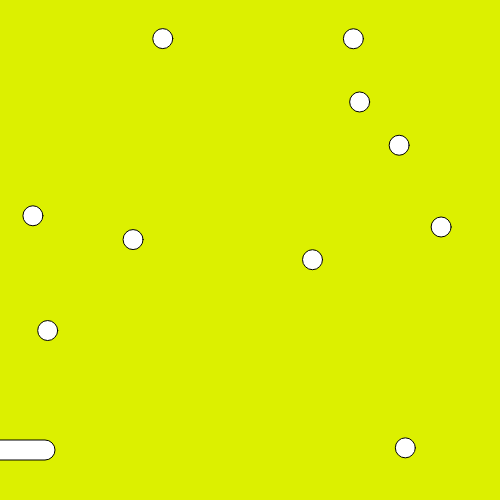
Frame 1 (no input)
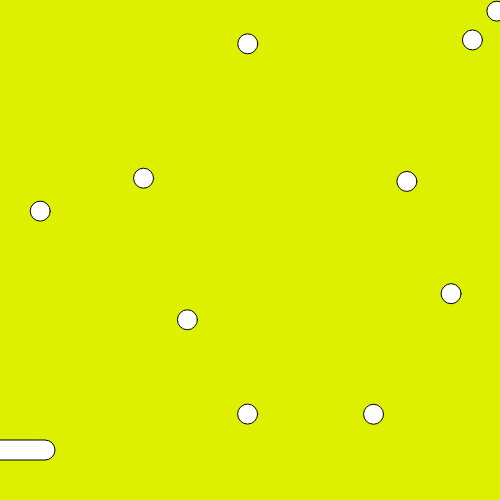
Frame 60 (no input)
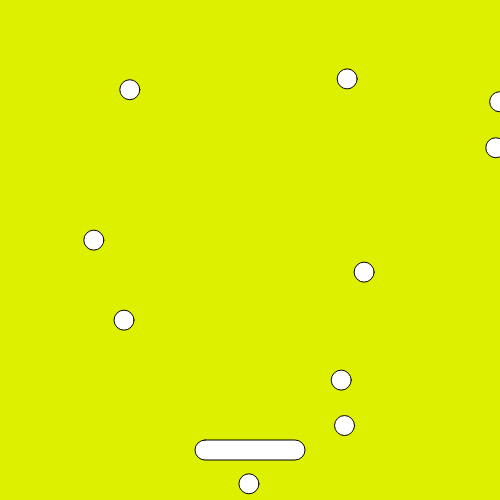
Frame 120 (the mouse pressed at the canvas centre since frame 60)

The p5.js sketch that drew these frames (run headless with seeded random() and noise() and a simulated clock; from frame 60 on, the mouse is pressed at the canvas centre):

// p5.js sketch
// ── sketch.js
var score = 0;
var x = [];
var y = [];
var xSpeed = [];
var ySpeed = [];


function setup() {
  createCanvas(500, 500);
  rectMode(CENTER);
  for(var i = 0; i < 10; i++) {
      x[i] = random(width);
      y[i] = random(height);
      xSpeed[i] = random(-5,5);
      ySpeed[i] = random(-5,5);
  }
}

function draw() {
    background(220, 240, 0);
    rect(mouseX, height - 50, 110, 20, 10);
    //ellipse(x[i], y[i], 20, 20);
    for(var i = 0; i < 10; i++) {
        x[i] += xSpeed[i];
        y[i] += ySpeed[i];
        ellipse(x[i], y[i], 20, 20);
        
        if(y[i] < 0){
            ySpeed[i] *= -1;
        }
        if(x[i] < 0){
            xSpeed[i] *= -1;
        }
        if(x[i] > 500){
            xSpeed[i] *= -1;
        }
        if(y[i] > 430 && ( x[i] < mouseX + 55 && x[i] > mouseX - 55)){
            // xSpeed[i] *= -1;
            ySpeed[i] *= -1;
        }
    }
  
}
